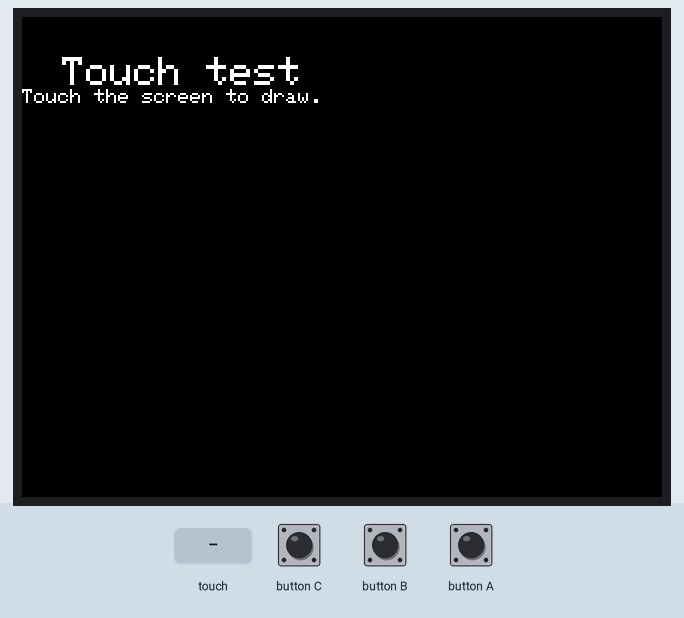
Bench run of a sketch on a simulated ESP32. Parts: 320×240 colour display. The test bench sets the inputs (shaded band). What the sketch prints to the serial monitor is not drawn.

Above: at 1.4 s.
1.5 s: touch panel pressed at 13 % / 10 % of its raw x / y range
3.0 s: touch panel pressed at 38 % / 10 % of its raw x / y range
At 3.7 s:
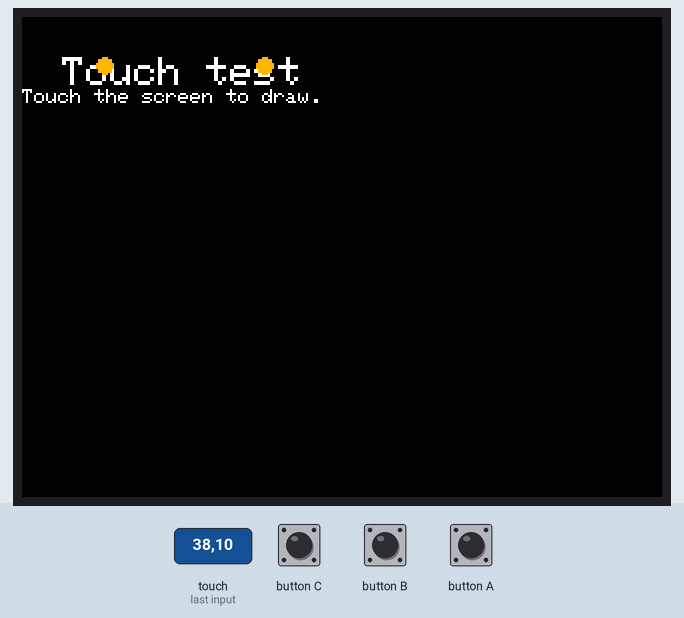
Timing chart, 0 to 6.0 s (numbered marks = the images above; inputs shaded):
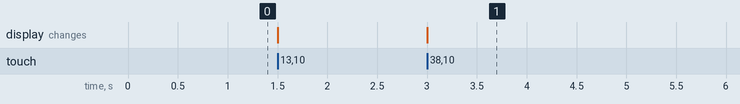

The sketch:

02_touch_test.ino
```cpp
#include <M5Unified.h>

void setup() {
  auto cfg = M5.config();
  M5.begin(cfg);

  Serial.begin(115200);
  M5.Display.setRotation(1);
  M5.Display.fillScreen(TFT_BLACK);
  M5.Display.setTextColor(TFT_WHITE, TFT_BLACK);
  M5.Display.setTextSize(2);
  M5.Display.setCursor(20, 20);
  M5.Display.println("Touch test");
  M5.Display.setTextSize(1);
  M5.Display.println("Touch the screen to draw.");
}

void loop() {
  M5.update();
  auto touch = M5.Touch.getDetail();

  if (touch.isPressed()) {
    int x = touch.x;
    int y = touch.y;
    M5.Display.fillCircle(x, y, 4, TFT_ORANGE);
    Serial.printf("touch x=%d y=%d\n", x, y);
  }
}
```

Measured:
- after the input at 3.0 s, the display: changes at once (image 1)
